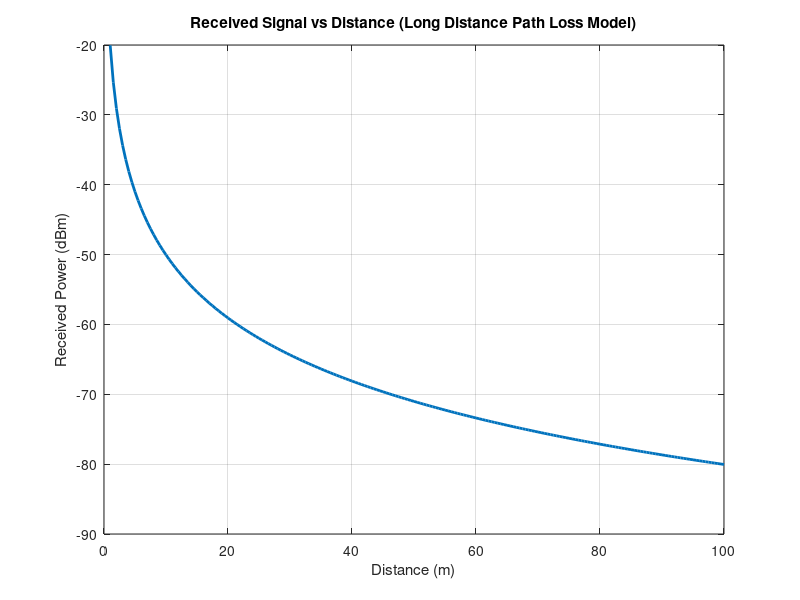

MATLAB code to generate this figure:
clc; clear;

% === Parameters ===
fc = 2.4e9;           % Carrier frequency in Hz (2.4 GHz)
d0 = 1;               % Reference distance in meters
n = 3;                % Path loss exponent (urban)
Pt = 20;              % Transmit power in dBm

% === Distance range ===
d = 1:0.5:100;        % Distance from 1m to 100m

% === Wavelength ===
lambda = 3e8 / fc;

% === Free-space Path Loss at reference distance
PL_d0 = 20*log10(4*pi*d0/lambda);

% === Path Loss at distance d
PL_d = PL_d0 + 10 * n * log10(d / d0);

% === Received Power
Pr_d = Pt - PL_d;

% === Plot the results ===
figure;
plot(d, Pr_d, 'LineWidth', 2);
xlabel('Distance (m)');
ylabel('Received Power (dBm)');
title('Received Signal vs Distance (Long Distance Path Loss Model)');
grid on;

